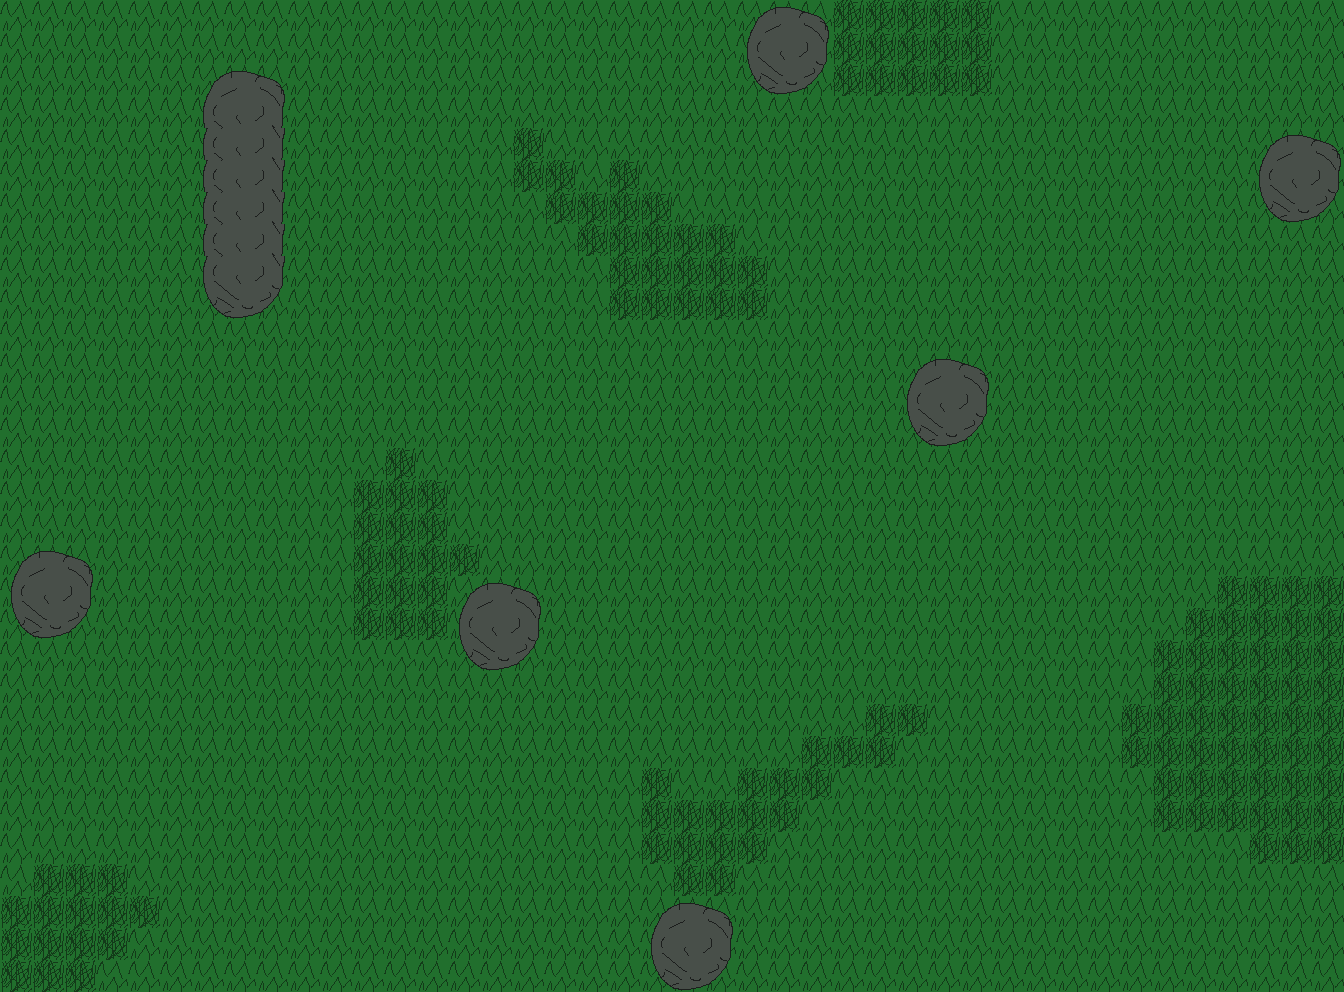

This is a level from a 2D game, rendered from its Tiled map with the project's own tilesets. A one-line summary and the complete map file follow:
An orthogonal 42x31 tile map with 32x32 px tiles, 2 tile layers (grass, rocks), 2 tilesets.

<map version="1.0" tiledversion="1.1.2" orientation="orthogonal" renderorder="right-down" width="42" height="31" tilewidth="32" tileheight="32" infinite="0" nextobjectid="1">
 <tileset firstgid="1" name="stone2" tilewidth="32" tileheight="32" tilecount="9" columns="3">
  <image source="stone2.png" width="96" height="96" />
 </tileset>
 <tileset firstgid="10" name="grass" tilewidth="32" tileheight="32" tilecount="2" columns="1">
  <image source="grass.png" width="32" height="64" />
 </tileset>
 <layer name="grass" width="42" height="31">
  <data encoding="csv">
10,10,10,10,10,10,10,10,10,10,10,10,10,10,10,10,10,10,10,10,10,10,10,10,10,10,11,11,11,11,11,10,10,10,10,10,10,10,10,10,10,10,
10,10,10,10,10,10,10,10,10,10,10,10,10,10,10,10,10,10,10,10,10,10,10,10,10,10,11,11,11,11,11,10,10,10,10,10,10,10,10,10,10,10,
10,10,10,10,10,10,10,10,10,10,10,10,10,10,10,10,10,10,10,10,10,10,10,10,10,10,11,11,11,11,11,10,10,10,10,10,10,10,10,10,10,10,
10,10,10,10,10,10,10,10,10,10,10,10,10,10,10,10,10,10,10,10,10,10,10,10,10,10,10,10,10,10,10,10,10,10,10,10,10,10,10,10,10,10,
10,10,10,10,10,10,10,10,10,10,10,10,10,10,10,10,11,10,10,10,10,10,10,10,10,10,10,10,10,10,10,10,10,10,10,10,10,10,10,10,10,10,
10,10,10,10,10,10,10,10,10,10,10,10,10,10,10,10,11,11,10,11,10,10,10,10,10,10,10,10,10,10,10,10,10,10,10,10,10,10,10,10,10,10,
10,10,10,10,10,10,10,10,10,10,10,10,10,10,10,10,10,11,11,11,11,10,10,10,10,10,10,10,10,10,10,10,10,10,10,10,10,10,10,10,10,10,
10,10,10,10,10,10,10,10,10,10,10,10,10,10,10,10,10,10,11,11,11,11,11,10,10,10,10,10,10,10,10,10,10,10,10,10,10,10,10,10,10,10,
10,10,10,10,10,10,10,10,10,10,10,10,10,10,10,10,10,10,10,11,11,11,11,11,10,10,10,10,10,10,10,10,10,10,10,10,10,10,10,10,10,10,
10,10,10,10,10,10,10,10,10,10,10,10,10,10,10,10,10,10,10,11,11,11,11,11,10,10,10,10,10,10,10,10,10,10,10,10,10,10,10,10,10,10,
10,10,10,10,10,10,10,10,10,10,10,10,10,10,10,10,10,10,10,10,10,10,10,10,10,10,10,10,10,10,10,10,10,10,10,10,10,10,10,10,10,10,
10,10,10,10,10,10,10,10,10,10,10,10,10,10,10,10,10,10,10,10,10,10,10,10,10,10,10,10,10,10,10,10,10,10,10,10,10,10,10,10,10,10,
10,10,10,10,10,10,10,10,10,10,10,10,10,10,10,10,10,10,10,10,10,10,10,10,10,10,10,10,10,10,10,10,10,10,10,10,10,10,10,10,10,10,
10,10,10,10,10,10,10,10,10,10,10,10,10,10,10,10,10,10,10,10,10,10,10,10,10,10,10,10,10,10,10,10,10,10,10,10,10,10,10,10,10,10,
10,10,10,10,10,10,10,10,10,10,10,10,11,10,10,10,10,10,10,10,10,10,10,10,10,10,10,10,10,10,10,10,10,10,10,10,10,10,10,10,10,10,
10,10,10,10,10,10,10,10,10,10,10,11,11,11,10,10,10,10,10,10,10,10,10,10,10,10,10,10,10,10,10,10,10,10,10,10,10,10,10,10,10,10,
10,10,10,10,10,10,10,10,10,10,10,11,11,11,10,10,10,10,10,10,10,10,10,10,10,10,10,10,10,10,10,10,10,10,10,10,10,10,10,10,10,10,
10,10,10,10,10,10,10,10,10,10,10,11,11,11,11,10,10,10,10,10,10,10,10,10,10,10,10,10,10,10,10,10,10,10,10,10,10,10,10,10,10,10,
10,10,10,10,10,10,10,10,10,10,10,11,11,11,10,10,10,10,10,10,10,10,10,10,10,10,10,10,10,10,10,10,10,10,10,10,10,10,11,11,11,11,
10,10,10,10,10,10,10,10,10,10,10,11,11,11,10,10,10,10,10,10,10,10,10,10,10,10,10,10,10,10,10,10,10,10,10,10,10,11,11,11,11,11,
10,10,10,10,10,10,10,10,10,10,10,10,10,10,10,10,10,10,10,10,10,10,10,10,10,10,10,10,10,10,10,10,10,10,10,10,11,11,11,11,11,11,
10,10,10,10,10,10,10,10,10,10,10,10,10,10,10,10,10,10,10,10,10,10,10,10,10,10,10,10,10,10,10,10,10,10,10,10,11,11,11,11,11,11,
10,10,10,10,10,10,10,10,10,10,10,10,10,10,10,10,10,10,10,10,10,10,10,10,10,10,10,11,11,10,10,10,10,10,10,11,11,11,11,11,11,11,
10,10,10,10,10,10,10,10,10,10,10,10,10,10,10,10,10,10,10,10,10,10,10,10,10,11,11,11,10,10,10,10,10,10,10,11,11,11,11,11,11,11,
10,10,10,10,10,10,10,10,10,10,10,10,10,10,10,10,10,10,10,10,11,10,10,11,11,11,10,10,10,10,10,10,10,10,10,10,11,11,11,11,11,11,
10,10,10,10,10,10,10,10,10,10,10,10,10,10,10,10,10,10,10,10,11,11,11,11,11,10,10,10,10,10,10,10,10,10,10,10,11,11,11,11,11,11,
10,10,10,10,10,10,10,10,10,10,10,10,10,10,10,10,10,10,10,10,11,11,11,11,10,10,10,10,10,10,10,10,10,10,10,10,10,10,10,11,11,11,
10,11,11,11,10,10,10,10,10,10,10,10,10,10,10,10,10,10,10,10,10,11,11,10,10,10,10,10,10,10,10,10,10,10,10,10,10,10,10,10,10,10,
11,11,11,11,11,10,10,10,10,10,10,10,10,10,10,10,10,10,10,10,10,10,10,10,10,10,10,10,10,10,10,10,10,10,10,10,10,10,10,10,10,10,
11,11,11,11,10,10,10,10,10,10,10,10,10,10,10,10,10,10,10,10,10,10,10,10,10,10,10,10,10,10,10,10,10,10,10,10,10,10,10,10,10,10,
11,11,11,10,10,10,10,10,10,10,10,10,10,10,10,10,10,10,10,10,10,10,10,10,10,10,10,10,10,10,10,10,10,10,10,10,10,10,10,10,10,10
</data>
 </layer>
 <layer name="rocks" width="42" height="31">
  <data encoding="csv">
0,0,0,0,0,0,0,0,0,0,0,0,0,0,0,0,0,0,0,0,0,0,0,1,2,3,0,0,0,0,0,0,0,0,0,0,0,0,0,0,0,0,
0,0,0,0,0,0,0,0,0,0,0,0,0,0,0,0,0,0,0,0,0,0,0,4,5,6,0,0,0,0,0,0,0,0,0,0,0,0,0,0,0,0,
0,0,0,0,0,0,1,2,3,0,0,0,0,0,0,0,0,0,0,0,0,0,0,7,8,9,0,0,0,0,0,0,0,0,0,0,0,0,0,0,0,0,
0,0,0,0,0,0,4,5,6,0,0,0,0,0,0,0,0,0,0,0,0,0,0,0,0,0,0,0,0,0,0,0,0,0,0,0,0,0,0,0,0,0,
0,0,0,0,0,0,4,5,6,0,0,0,0,0,0,0,0,0,0,0,0,0,0,0,0,0,0,0,0,0,0,0,0,0,0,0,0,0,0,1,2,3,
0,0,0,0,0,0,4,5,6,0,0,0,0,0,0,0,0,0,0,0,0,0,0,0,0,0,0,0,0,0,0,0,0,0,0,0,0,0,0,4,5,6,
0,0,0,0,0,0,4,5,6,0,0,0,0,0,0,0,0,0,0,0,0,0,0,0,0,0,0,0,0,0,0,0,0,0,0,0,0,0,0,7,8,9,
0,0,0,0,0,0,4,5,6,0,0,0,0,0,0,0,0,0,0,0,0,0,0,0,0,0,0,0,0,0,0,0,0,0,0,0,0,0,0,0,0,0,
0,0,0,0,0,0,4,5,6,0,0,0,0,0,0,0,0,0,0,0,0,0,0,0,0,0,0,0,0,0,0,0,0,0,0,0,0,0,0,0,0,0,
0,0,0,0,0,0,7,8,9,0,0,0,0,0,0,0,0,0,0,0,0,0,0,0,0,0,0,0,0,0,0,0,0,0,0,0,0,0,0,0,0,0,
0,0,0,0,0,0,0,0,0,0,0,0,0,0,0,0,0,0,0,0,0,0,0,0,0,0,0,0,0,0,0,0,0,0,0,0,0,0,0,0,0,0,
0,0,0,0,0,0,0,0,0,0,0,0,0,0,0,0,0,0,0,0,0,0,0,0,0,0,0,0,1,2,3,0,0,0,0,0,0,0,0,0,0,0,
0,0,0,0,0,0,0,0,0,0,0,0,0,0,0,0,0,0,0,0,0,0,0,0,0,0,0,0,4,5,6,0,0,0,0,0,0,0,0,0,0,0,
0,0,0,0,0,0,0,0,0,0,0,0,0,0,0,0,0,0,0,0,0,0,0,0,0,0,0,0,7,8,9,0,0,0,0,0,0,0,0,0,0,0,
0,0,0,0,0,0,0,0,0,0,0,0,0,0,0,0,0,0,0,0,0,0,0,0,0,0,0,0,0,0,0,0,0,0,0,0,0,0,0,0,0,0,
0,0,0,0,0,0,0,0,0,0,0,0,0,0,0,0,0,0,0,0,0,0,0,0,0,0,0,0,0,0,0,0,0,0,0,0,0,0,0,0,0,0,
0,0,0,0,0,0,0,0,0,0,0,0,0,0,0,0,0,0,0,0,0,0,0,0,0,0,0,0,0,0,0,0,0,0,0,0,0,0,0,0,0,0,
1,2,3,0,0,0,0,0,0,0,0,0,0,0,0,0,0,0,0,0,0,0,0,0,0,0,0,0,0,0,0,0,0,0,0,0,0,0,0,0,0,0,
4,5,6,0,0,0,0,0,0,0,0,0,0,0,1,2,3,0,0,0,0,0,0,0,0,0,0,0,0,0,0,0,0,0,0,0,0,0,0,0,0,0,
7,8,9,0,0,0,0,0,0,0,0,0,0,0,4,5,6,0,0,0,0,0,0,0,0,0,0,0,0,0,0,0,0,0,0,0,0,0,0,0,0,0,
0,0,0,0,0,0,0,0,0,0,0,0,0,0,7,8,9,0,0,0,0,0,0,0,0,0,0,0,0,0,0,0,0,0,0,0,0,0,0,0,0,0,
0,0,0,0,0,0,0,0,0,0,0,0,0,0,0,0,0,0,0,0,0,0,0,0,0,0,0,0,0,0,0,0,0,0,0,0,0,0,0,0,0,0,
0,0,0,0,0,0,0,0,0,0,0,0,0,0,0,0,0,0,0,0,0,0,0,0,0,0,0,0,0,0,0,0,0,0,0,0,0,0,0,0,0,0,
0,0,0,0,0,0,0,0,0,0,0,0,0,0,0,0,0,0,0,0,0,0,0,0,0,0,0,0,0,0,0,0,0,0,0,0,0,0,0,0,0,0,
0,0,0,0,0,0,0,0,0,0,0,0,0,0,0,0,0,0,0,0,0,0,0,0,0,0,0,0,0,0,0,0,0,0,0,0,0,0,0,0,0,0,
0,0,0,0,0,0,0,0,0,0,0,0,0,0,0,0,0,0,0,0,0,0,0,0,0,0,0,0,0,0,0,0,0,0,0,0,0,0,0,0,0,0,
0,0,0,0,0,0,0,0,0,0,0,0,0,0,0,0,0,0,0,0,0,0,0,0,0,0,0,0,0,0,0,0,0,0,0,0,0,0,0,0,0,0,
0,0,0,0,0,0,0,0,0,0,0,0,0,0,0,0,0,0,0,0,0,0,0,0,0,0,0,0,0,0,0,0,0,0,0,0,0,0,0,0,0,0,
0,0,0,0,0,0,0,0,0,0,0,0,0,0,0,0,0,0,0,0,1,2,3,0,0,0,0,0,0,0,0,0,0,0,0,0,0,0,0,0,0,0,
0,0,0,0,0,0,0,0,0,0,0,0,0,0,0,0,0,0,0,0,4,5,6,0,0,0,0,0,0,0,0,0,0,0,0,0,0,0,0,0,0,0,
0,0,0,0,0,0,0,0,0,0,0,0,0,0,0,0,0,0,0,0,7,8,9,0,0,0,0,0,0,0,0,0,0,0,0,0,0,0,0,0,0,0
</data>
 </layer>
</map>